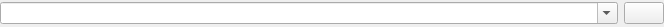
<?xml version="1.0" encoding="UTF-8"?>
<ui version="4.0">
 <class>IwadPicker</class>
 <widget class="QWidget" name="IwadPicker">
  <property name="geometry">
   <rect>
    <x>0</x>
    <y>0</y>
    <width>664</width>
    <height>27</height>
   </rect>
  </property>
  <layout class="QHBoxLayout" name="horizontalLayout">
   <property name="leftMargin">
    <number>0</number>
   </property>
   <property name="topMargin">
    <number>0</number>
   </property>
   <property name="rightMargin">
    <number>0</number>
   </property>
   <property name="bottomMargin">
    <number>0</number>
   </property>
   <item>
    <widget class="QComboBox" name="cboIwad">
     <property name="sizePolicy">
      <sizepolicy hsizetype="Expanding" vsizetype="Fixed">
       <horstretch>0</horstretch>
       <verstretch>0</verstretch>
      </sizepolicy>
     </property>
     <property name="editable">
      <bool>true</bool>
     </property>
    </widget>
   </item>
   <item>
    <widget class="QPushButton" name="btnBrowse">
     <property name="toolTip">
      <string>Browse</string>
     </property>
    </widget>
   </item>
  </layout>
 </widget>
 <resources/>
 <connections>
  <connection>
   <sender>btnBrowse</sender>
   <signal>clicked()</signal>
   <receiver>IwadPicker</receiver>
   <slot>browse()</slot>
   <hints>
    <hint type="sourcelabel">
     <x>653</x>
     <y>24</y>
    </hint>
    <hint type="destinationlabel">
     <x>631</x>
     <y>19</y>
    </hint>
   </hints>
  </connection>
 </connections>
 <slots>
  <slot>browse()</slot>
 </slots>
</ui>
